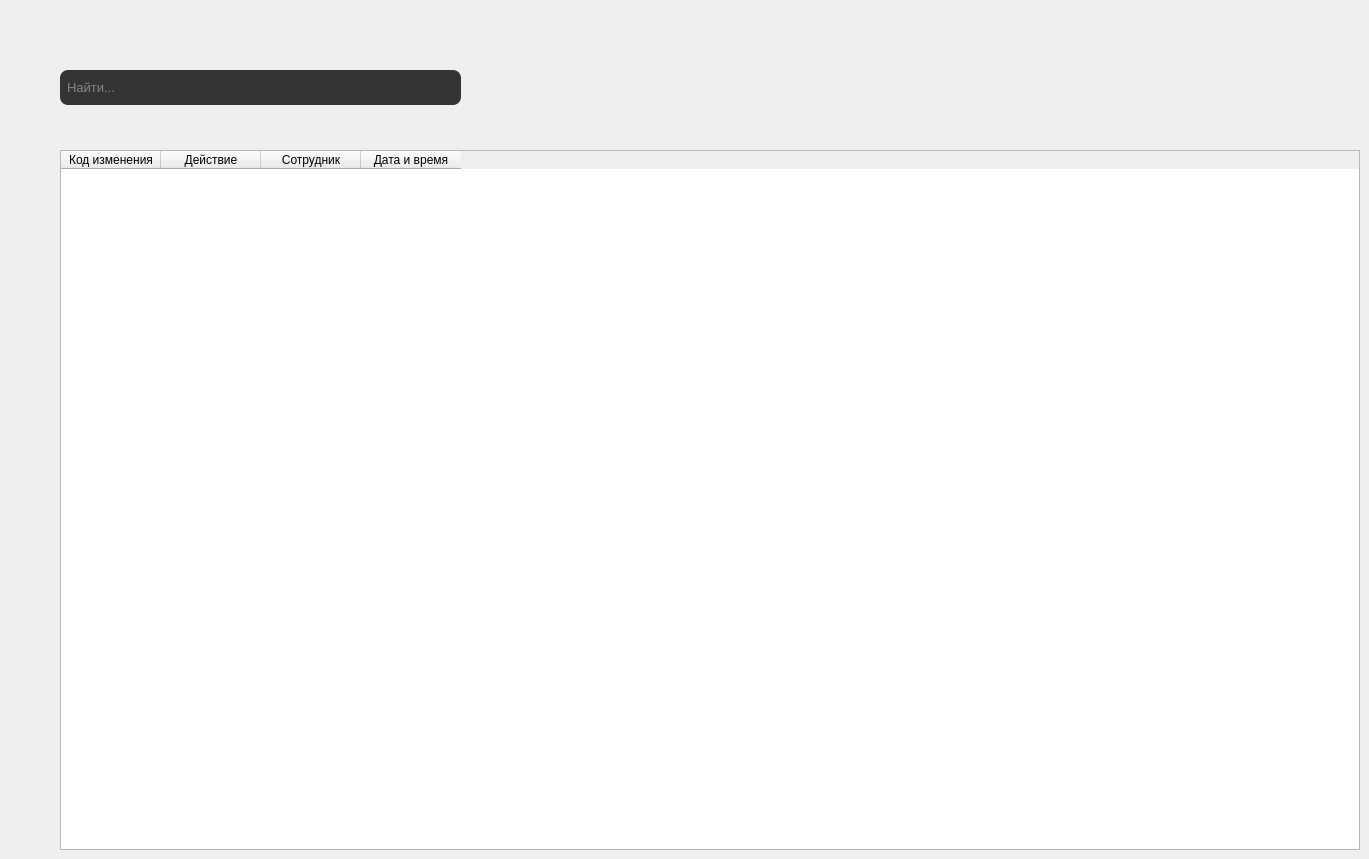
      <widget class="QWidget" name="watch">
       <attribute name="title">
        <string>Отслеживание</string>
       </attribute>
       <widget class="QLineEdit" name="watch_search_lineEdit">
        <property name="geometry">
         <rect>
          <x>60</x>
          <y>70</y>
          <width>401</width>
          <height>35</height>
         </rect>
        </property>
        <property name="font">
         <font>
          <family>Ubuntu</family>
          <pointsize>10</pointsize>
          <weight>3</weight>
          <italic>false</italic>
          <bold>false</bold>
         </font>
        </property>
        <property name="styleSheet">
         <string notr="true">color: rgb(217, 217, 217);
font: 25 10pt &quot;Ubuntu&quot;;
padding: 5px;
padding-right: 35px;
border-radius: 8px;
border-color: rgb(66, 66, 66);
background-color: rgb(52, 52, 52);</string>
        </property>
        <property name="text">
         <string/>
        </property>
        <property name="placeholderText">
         <string>Найти...</string>
        </property>
       </widget>
       <widget class="QLabel" name="watch_search_img">
        <property name="geometry">
         <rect>
          <x>430</x>
          <y>80</y>
          <width>18</width>
          <height>18</height>
         </rect>
        </property>
        <property name="styleSheet">
         <string notr="true">background: none</string>
        </property>
        <property name="text">
         <string/>
        </property>
        <property name="pixmap">
         <pixmap>assets/search.png</pixmap>
        </property>
       </widget>
       <widget class="QTableWidget" name="watch_table">
        <property name="geometry">
         <rect>
          <x>60</x>
          <y>150</y>
          <width>1300</width>
          <height>700</height>
         </rect>
        </property>
        <column>
         <property name="text">
          <string>Код изменения</string>
         </property>
        </column>
        <column>
         <property name="text">
          <string>Действие</string>
         </property>
        </column>
        <column>
         <property name="text">
          <string>Сотрудник</string>
         </property>
        </column>
        <column>
         <property name="text">
          <string>Дата и время</string>
         </property>
        </column>
       </widget>
      </widget>
